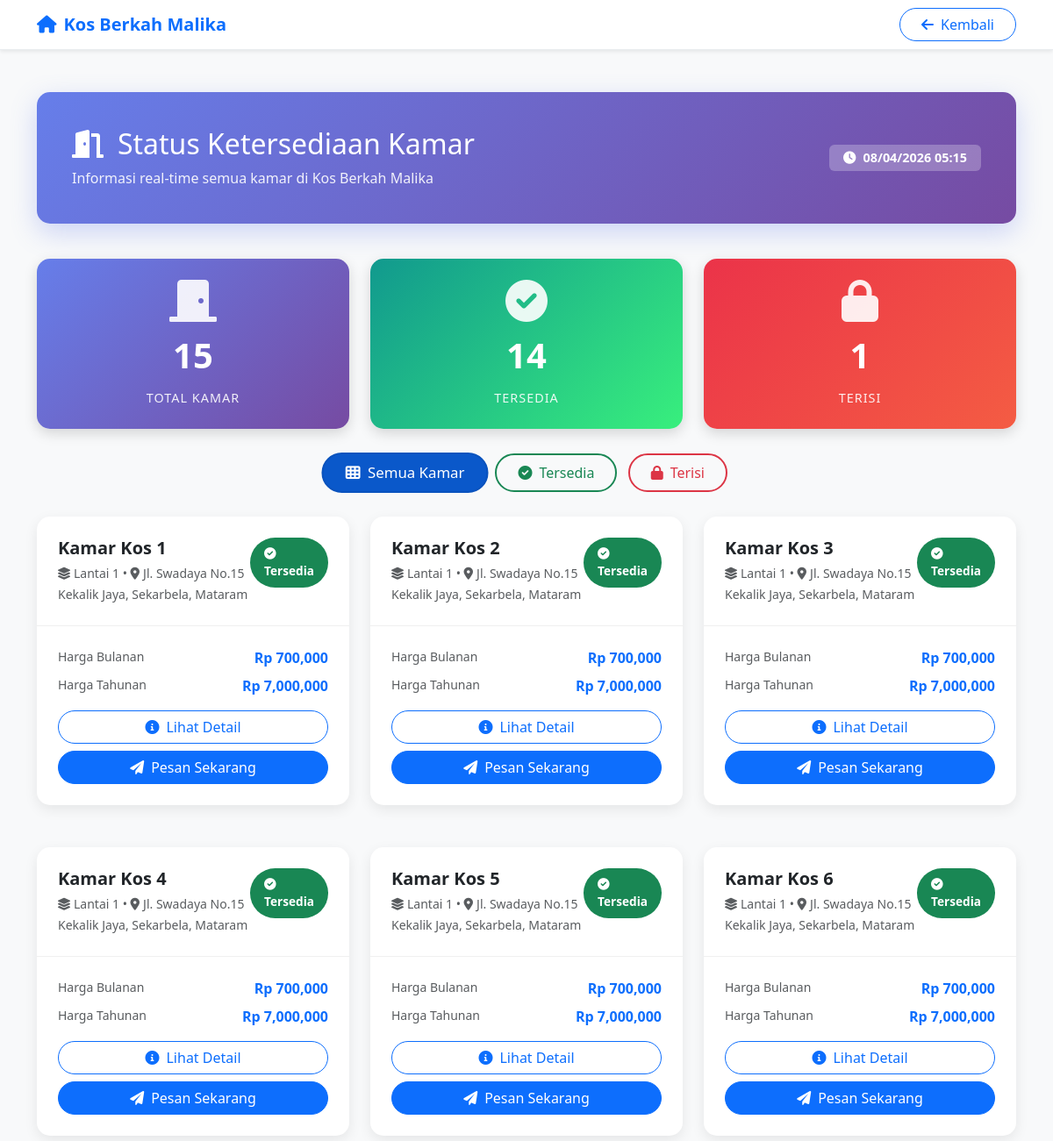
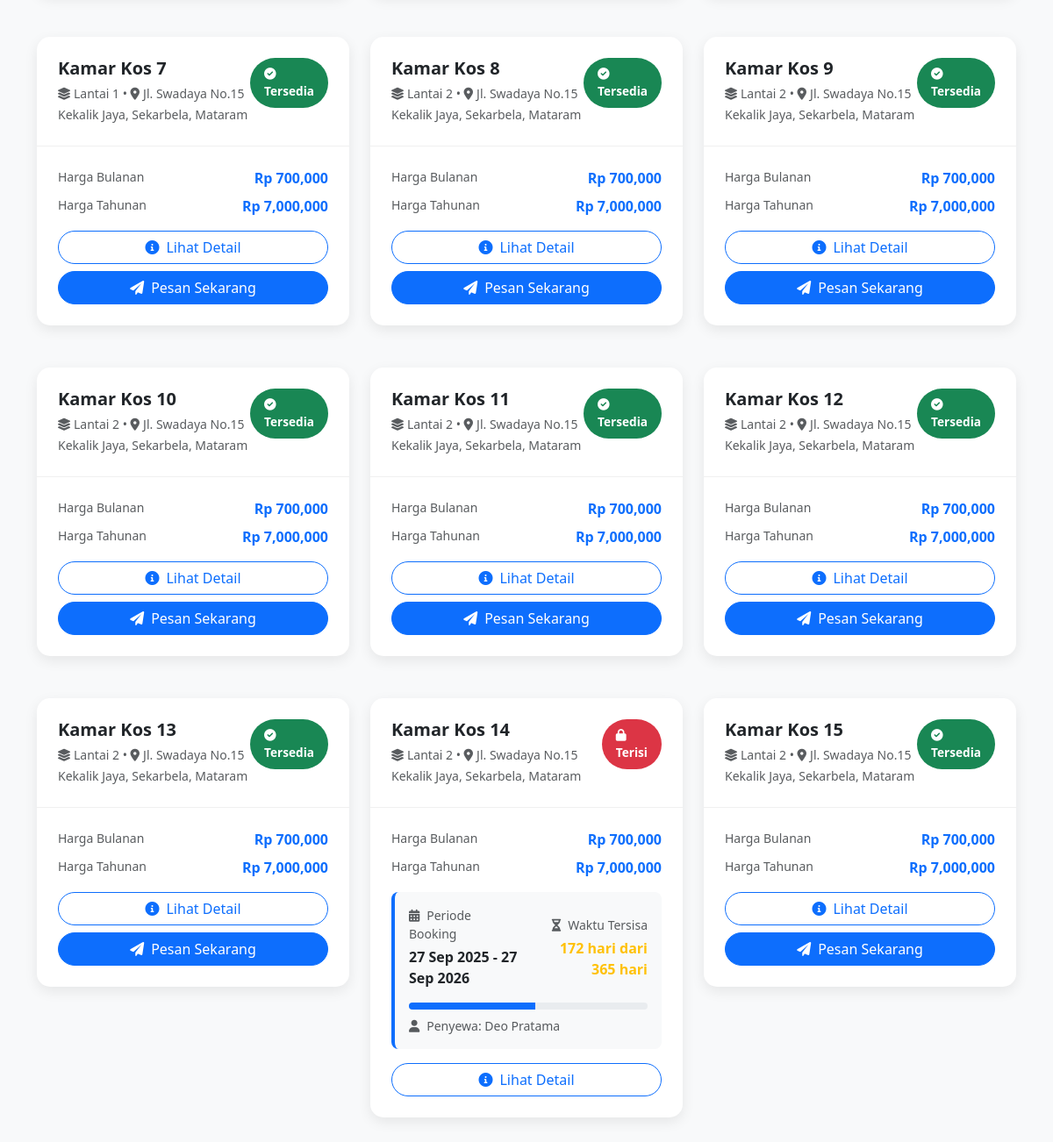
/users/status_kamar.php, run on the app's committed database (2 pictures, top to bottom).
### tables this page shows
CREATE TABLE IF NOT EXISTS kamar (
    id_kamar INT(11) NOT NULL AUTO_INCREMENT,
    nama_kamar VARCHAR(255) NOT NULL,
    tipe_kamar VARCHAR(100) DEFAULT NULL,
    luas_kamar VARCHAR(50) DEFAULT NULL,
    lokasi VARCHAR(255) DEFAULT NULL,
    deskripsi TEXT DEFAULT NULL,
    foto_utama VARCHAR(255) DEFAULT NULL,
    foto_lemari VARCHAR(255) DEFAULT NULL,
    foto_kasur VARCHAR(255) DEFAULT NULL,
    foto_dapur VARCHAR(255) DEFAULT NULL,
    foto_kamar_mandi VARCHAR(255) DEFAULT NULL,
    foto_lainnya VARCHAR(255) DEFAULT NULL,
    harga_per_bulan DECIMAL(15,2) DEFAULT 0.00,
    harga_per_tahun DECIMAL(15,2) DEFAULT 0.00,
    lantai INT(11) DEFAULT 1,
    status_kamar ENUM('tersedia','terisi','perbaikan') DEFAULT 'tersedia',
    dibuat_pada TIMESTAMP DEFAULT CURRENT_TIMESTAMP,
    diperbarui_pada TIMESTAMP DEFAULT CURRENT_TIMESTAMP
        ON UPDATE CURRENT_TIMESTAMP,
    PRIMARY KEY (id_kamar)
);

CREATE TABLE IF NOT EXISTS reservasi (
    id_reservasi INT(11) NOT NULL AUTO_INCREMENT,
    id_kamar INT(11) NOT NULL,
    id_pengguna INT(11) NOT NULL,
    nama_pemesan VARCHAR(255) NOT NULL,
    email_pemesan VARCHAR(255) DEFAULT NULL,
    no_hp_pemesan VARCHAR(20) DEFAULT NULL,
    tanggal_masuk DATE NOT NULL,
    tanggal_keluar DATE NOT NULL,
    durasi_sewa VARCHAR(50) DEFAULT NULL,
    jumlah_tamu INT(11) NOT NULL DEFAULT 1,
    total_harga DECIMAL(15,2) DEFAULT 0.00,
    status_reservasi ENUM('Menunggu Pembayaran','Menunggu','Dikonfirmasi','Dibatalkan','Selesai')
        DEFAULT 'Menunggu',
    metode_pembayaran VARCHAR(50) DEFAULT 'Tunai',
    detail_pembayaran TEXT DEFAULT NULL,
    bukti_pembayaran VARCHAR(255) DEFAULT NULL,
    catatan TEXT DEFAULT NULL,
    dibuat_pada TIMESTAMP DEFAULT CURRENT_TIMESTAMP,
    diperbarui_pada TIMESTAMP DEFAULT CURRENT_TIMESTAMP
        ON UPDATE CURRENT_TIMESTAMP,
    PRIMARY KEY (id_reservasi),
    FOREIGN KEY (id_kamar) REFERENCES kamar(id_kamar) ON DELETE CASCADE,
    FOREIGN KEY (id_pengguna) REFERENCES pengguna(id_pengguna) ON DELETE CASCADE
);

### users/status_kamar.php (the view, shortened to what this page needs)
<?php
require_once '../config/database.php';
function getRoomStatusFromDB($conn, $room) {
    $stmt = $conn->prepare("SELECT id_reservasi FROM reservasi WHERE id_kamar = ? AND status_reservasi = 'Dikonfirmasi' AND CURDATE() BETWEEN tanggal_masuk AND tanggal_keluar LIMIT 1");
    $stmt->bind_param("i", $room['id_kamar']);
    $stmt->execute();
    if ($stmt->get_result()->num_rows > 0) return 'Occupied';
    return 'Available';
}
$total_rooms = $conn->query("SELECT COUNT(*) as count FROM kamar")->fetch_assoc()['count'];
$occupied_count  = 0;
$available_count = 0;
$pending_count   = 0;
$all_rooms = $conn->query("SELECT * FROM kamar");
while($r = $all_rooms->fetch_assoc()) {
    $status = getRoomStatusFromDB($conn, $r);
    if ($status == 'Occupied') $occupied_count++;
    elseif ($status == 'Pending') $pending_count++;
    else $available_count++;
}
?>
<!DOCTYPE html>
<html lang="id">
<head>
    <link href="https://cdn.jsdelivr.net/npm/bootstrap@5.3.0/dist/css/bootstrap.min.css" rel="stylesheet">
    <link rel="stylesheet" href="https://cdnjs.cloudflare.com/ajax/libs/font-awesome/6.0.0/css/all.min.css">
</head>
<body>
    <nav class="navbar navbar-expand-lg navbar-light bg-white shadow-sm">
        <div class="container">
            <a class="navbar-brand fw-bold text-primary d-flex align-items-center" href="../index.php">
                <i class="fas fa-home me-2"></i>
                <span>Kos Berkah Malika</span>
            </a>
            <a href="../index.php" class="btn btn-outline-primary rounded-pill px-4">
                <i class="fas fa-arrow-left me-2"></i>Kembali
            </a>
        </div>
    </nav>
    <div class="container py-4">
        <div class="page-header">
            <div class="d-flex justify-content-between align-items-center">
                <div>
                    <h1 class="mb-2 d-flex align-items-center">
                        <i class="fas fa-door-open me-3"></i>
                        <span>Status Ketersediaan Kamar</span>
                    </h1>
                    <p class="mb-0">Informasi real-time semua kamar di Kos Berkah Malika</p>
                </div>
                <div class="text-end">
                    <span class="badge bg-white bg-opacity-25 px-3 py-2">
                        <i class="fas fa-clock me-2"></i><?php echo date('d/m/Y H:i'); ?>
                    </span>
                </div>
            </div>
        </div>
        <div class="row g-4 mb-4">
            <div class="col-md-4">
                <div class="stat-card total">
                    <i class="fas fa-door-closed fa-3x"></i>
                    <div class="stat-number"><?php echo $total_rooms; ?></div>
                    <div class="stat-label">Total Kamar</div>
                </div>
            </div>
            <div class="col-md-4">
                <div class="stat-card available">
                    <i class="fas fa-check-circle fa-3x"></i>
                    <div class="stat-number"><?php echo $available_count; ?></div>
                    <div class="stat-label">Tersedia</div>
                </div>
            </div>
            <div class="col-md-4">
                <div class="stat-card occupied">
                    <i class="fas fa-lock fa-3x"></i>
                    <div class="stat-number"><?php echo $occupied_count; ?></div>
                    <div class="stat-label">Terisi</div>
                </div>
            </div>
        </div>
        <div class="text-center mb-4">
            <button class="filter-btn btn btn-primary active" onclick="filterRooms('all')">
                <i class="fas fa-th me-2"></i>Semua Kamar
            </button>
            <button class="filter-btn btn btn-outline-success" onclick="filterRooms('available')">
                <i class="fas fa-check-circle me-2"></i>Tersedia
            </button>
            <button class="filter-btn btn btn-outline-danger" onclick="filterRooms('occupied')">
                <i class="fas fa-lock me-2"></i>Terisi
            </button>
        </div>
        <div class="row g-4" id="roomList">
            <?php
            $all_rooms = $conn->query("SELECT * FROM kamar ORDER BY lantai ASC, id_kamar ASC");
            while($room = $all_rooms->fetch_assoc()):
                $status = getRoomStatusFromDB($conn, $room);
                $status_class = $status == 'Occupied' ? 'occupied' : ($status == 'Pending' ? 'pending' : 'available');
                $booking_html = '';
                if ($status == 'Occupied') {
                    $booking_sql = "SELECT * FROM reservasi WHERE id_kamar = ? AND status_reservasi = 'Dikonfirmasi' ORDER BY dibuat_pada DESC LIMIT 1";
                    $stmt = $conn->prepare($booking_sql);
                    $stmt->bind_param("i", $room['id_kamar']);
                    $stmt->execute();
                    $booking = $stmt->get_result()->fetch_assoc();
                    if ($booking) {
                        $check_in    = new DateTime($booking['tanggal_masuk']);
                        $check_out   = new DateTime($booking['tanggal_keluar']);
                        $today_date  = new DateTime(date('Y-m-d'));
                        $days_total     = $check_in->diff($check_out)->days;
                        $days_remaining = $today_date->diff($check_out)->days;
                        $progress = $days_total > 0 ? (($days_total - $days_remaining) / $days_total) * 100 : 0;
                        $booking_html = "
                        <div class='booking-info-box'>
                            <div class='row align-items-center mb-3'>
                                <div class='col-md-6'>
                                    <small class='text-muted d-block mb-1'><i class='fas fa-calendar-alt me-2'></i>Periode Booking</small>
                                    <strong>{$check_in->format('d M Y')} - {$check_out->format('d M Y')}</strong>
                                </div>
                                <div class='col-md-6 text-md-end'>
                                    <small class='text-muted d-block mb-1'><i class='fas fa-hourglass-half me-2'></i>Waktu Tersisa</small>
                                    <strong class='text-warning'>{$days_remaining} hari dari {$days_total} hari</strong>
                                </div>
                            </div>
                            <div class='progress progress-bar-custom'>
                                <div class='progress-bar bg-primary' style='width: {$progress}%'></div>
                            </div>
                            <small class='text-muted mt-2 d-block'><i class='fas fa-user me-2'></i>Penyewa: {$booking['nama_pemesan']}</small>
                        </div>";
                    }
                }
            ?>
            <div class="col-md-6 col-lg-4 room-item" data-status="<?php echo $status_class; ?>">
                <div class="room-card">
                    <div class="room-header">
                        <div class="d-flex justify-content-between align-items-start">
                            <div>
                                <h5 class="mb-1 fw-bold"><?php echo htmlspecialchars($room['nama_kamar']); ?></h5>
                                <small class="text-muted">
                                    <i class="fas fa-layer-group me-1"></i>Lantai <?php echo $room['lantai']; ?> •
                                    <i class="fas fa-map-marker-alt me-1"></i><?php echo htmlspecialchars($room['lokasi']); ?>
                                </small>
                            </div>
                            <?php if ($status == 'Occupied'): ?>
                                <span class="status-badge bg-danger text-white"><i class="fas fa-lock me-1"></i>Terisi</span>
                            <?php elseif ($status == 'Pending'): ?>
                                <span class="status-badge bg-warning text-dark"><i class="fas fa-clock me-1"></i>Pending</span>
                            <?php else: ?>
                                <span class="status-badge bg-success text-white"><i class="fas fa-check-circle me-1"></i>Tersedia</span>
                            <?php endif; ?>
                        </div>
                    </div>
                    <div class="room-body">
                        <div class="mb-3">
                            <div class="d-flex justify-content-between mb-2">
                                <small class="text-muted">Harga Bulanan</small>
                                <strong class="text-primary">Rp <?php echo number_format($room['harga_per_bulan']); ?></strong>
                            </div>
                            <?php if ($room['harga_per_tahun'] > 0): ?>
                            <div class="d-flex justify-content-between mb-2">
                                <small class="text-muted">Harga Tahunan</small>
                                <strong class="text-primary">Rp <?php echo number_format($room['harga_per_tahun']); ?></strong>
                            </div>
                            <?php endif; ?>
                        </div>
                        <?php echo $booking_html; ?>
                        <div class="d-grid gap-2 mt-3">
                            <a href="detail_kamar.php?id=<?php echo $room['id_kamar']; ?>" class="btn btn-outline-primary rounded-pill">
                                <i class="fas fa-info-circle me-2"></i>Lihat Detail
                            </a>
                            <?php if ($status == 'Available'): ?>
                            <a href="pesan_kamar.php?id=<?php echo $room['id_kamar']; ?>" class="btn btn-primary rounded-pill">
                                <i class="fas fa-paper-plane me-2"></i>Pesan Sekarang
                            </a>
                            <?php endif; ?>
                        </div>
                    </div>
                </div>
            </div>
            <?php endwhile; ?>
        </div>
    </div>
</body>
</html>

### users/status_kamar.php (style rules this page uses)
body { background: #f8f9fa; min-height: 100vh; font-family: 'Segoe UI', Tahoma, Geneva, Verdana, sans-serif; }
.navbar { border-bottom: 1px solid #e9ecef; }
.page-header { background: linear-gradient(135deg, #667eea 0%, #764ba2 100%); border-radius: 15px; padding: 2.5rem; margin-bottom: 2.5rem; margin-top: 1.5rem; box-shadow: 0 10px 30px rgba(102, 126, 234, 0.3); color: white; }
.page-header h1 { color: white; font-size: 2rem; }
.page-header p { color: rgba(255,255,255,0.9); font-size: 1rem; }
.page-header .badge { font-size: 0.9rem; }
.stat-card { background: linear-gradient(135deg, #667eea 0%, #764ba2 100%); border-radius: 15px; padding: 1.5rem; text-align: center; box-shadow: 0 5px 15px rgba(0,0,0,0.15); transition: transform 0.3s; color: white; }
.stat-card i { color: rgba(255,255,255,0.9); }
.stat-number { font-size: 2.5rem; font-weight: bold; margin: 0.5rem 0; color: white; }
.stat-label { color: rgba(255,255,255,0.9); font-size: 0.9rem; text-transform: uppercase; letter-spacing: 1px; }
.stat-card.total { background: linear-gradient(135deg, #667eea 0%, #764ba2 100%); }
.stat-card.available { background: linear-gradient(135deg, #11998e 0%, #38ef7d 100%); }
.stat-card.occupied { background: linear-gradient(135deg, #eb3349 0%, #f45c43 100%); }
.room-card { background: white; border-radius: 15px; overflow: hidden; box-shadow: 0 5px 15px rgba(0,0,0,0.08); margin-bottom: 1.5rem; transition: all 0.3s; }
.room-header { padding: 1.5rem; border-bottom: 1px solid #f0f0f0; }
.room-body { padding: 1.5rem; }
.status-badge { font-size: 0.85rem; padding: 0.5rem 1rem; border-radius: 50px; font-weight: 600; }
.booking-info-box { background: #f8f9fa; border-left: 4px solid #0d6efd; padding: 1rem; border-radius: 8px; margin-top: 1rem; }
.progress-bar-custom { height: 8px; border-radius: 10px; }
.filter-btn { border-radius: 50px; padding: 0.5rem 1.5rem; margin: 0.25rem; border: 2px solid; transition: all 0.3s; }
.filter-btn.active { transform: scale(1.05); }

### data on the page
kamar: nama_kamar "Kamar Kos 1", lantai "1", lokasi "Jl. Swadaya No.15 Kekalik Jaya, Sekarbela, Mataram", shows "Tersedia", harga_per_bulan "700,000", harga_per_tahun "7,000,000"
kamar: nama_kamar "Kamar Kos 2", lantai "1", lokasi "Jl. Swadaya No.15 Kekalik Jaya, Sekarbela, Mataram", shows "Tersedia", harga_per_bulan "700,000", harga_per_tahun "7,000,000"
kamar: nama_kamar "Kamar Kos 3", lantai "1", lokasi "Jl. Swadaya No.15 Kekalik Jaya, Sekarbela, Mataram", shows "Tersedia", harga_per_bulan "700,000", harga_per_tahun "7,000,000"
kamar: nama_kamar "Kamar Kos 4", lantai "1", lokasi "Jl. Swadaya No.15 Kekalik Jaya, Sekarbela, Mataram", shows "Tersedia", harga_per_bulan "700,000", harga_per_tahun "7,000,000"
kamar: nama_kamar "Kamar Kos 5", lantai "1", lokasi "Jl. Swadaya No.15 Kekalik Jaya, Sekarbela, Mataram", shows "Tersedia", harga_per_bulan "700,000", harga_per_tahun "7,000,000"
kamar: nama_kamar "Kamar Kos 6", lantai "1", lokasi "Jl. Swadaya No.15 Kekalik Jaya, Sekarbela, Mataram", shows "Tersedia", harga_per_bulan "700,000", harga_per_tahun "7,000,000"
kamar: nama_kamar "Kamar Kos 7", lantai "1", lokasi "Jl. Swadaya No.15 Kekalik Jaya, Sekarbela, Mataram", shows "Tersedia", harga_per_bulan "700,000", harga_per_tahun "7,000,000"
kamar: nama_kamar "Kamar Kos 8", lantai "2", lokasi "Jl. Swadaya No.15 Kekalik Jaya, Sekarbela, Mataram", shows "Tersedia", harga_per_bulan "700,000", harga_per_tahun "7,000,000"
kamar: nama_kamar "Kamar Kos 9", lantai "2", lokasi "Jl. Swadaya No.15 Kekalik Jaya, Sekarbela, Mataram", shows "Tersedia", harga_per_bulan "700,000", harga_per_tahun "7,000,000"
kamar: nama_kamar "Kamar Kos 10", lantai "2", lokasi "Jl. Swadaya No.15 Kekalik Jaya, Sekarbela, Mataram", shows "Tersedia", harga_per_bulan "700,000", harga_per_tahun "7,000,000"
kamar: nama_kamar "Kamar Kos 11", lantai "2", lokasi "Jl. Swadaya No.15 Kekalik Jaya, Sekarbela, Mataram", shows "Tersedia", harga_per_bulan "700,000", harga_per_tahun "7,000,000"
kamar: nama_kamar "Kamar Kos 12", lantai "2", lokasi "Jl. Swadaya No.15 Kekalik Jaya, Sekarbela, Mataram", shows "Tersedia", harga_per_bulan "700,000", harga_per_tahun "7,000,000"
kamar: nama_kamar "Kamar Kos 13", lantai "2", lokasi "Jl. Swadaya No.15 Kekalik Jaya, Sekarbela, Mataram", shows "Tersedia", harga_per_bulan "700,000", harga_per_tahun "7,000,000"
kamar: nama_kamar "Kamar Kos 14", lantai "2", lokasi "Jl. Swadaya No.15 Kekalik Jaya, Sekarbela, Mataram", shows "Terisi", harga_per_bulan "700,000", harga_per_tahun "7,000,000", reservasi.tanggal_masuk "27 Sep 2025", reservasi.tanggal_keluar "27 Sep 2026", reservasi.tanggal_masuk+tanggal_keluar "365", reservasi.nama_pemesan "Deo Pratama"
kamar: nama_kamar "Kamar Kos 15", lantai "2", lokasi "Jl. Swadaya No.15 Kekalik Jaya, Sekarbela, Mataram", shows "Tersedia", harga_per_bulan "700,000", harga_per_tahun "7,000,000"

### other printed values
$total_rooms "15"
$available_count "14"
$occupied_count "1"
